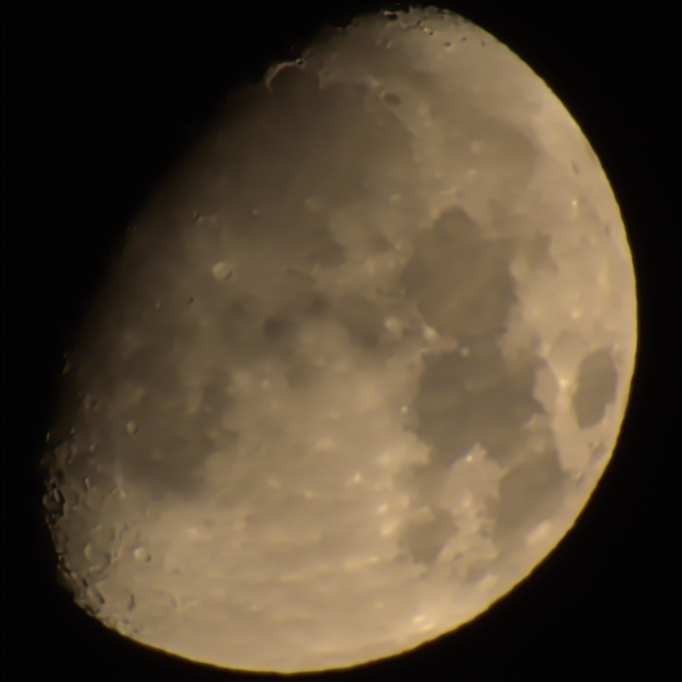
#> input picture debug_images/denoised_image_1.0_0.0135.png, 1364 x 1364 px (shown at 1/2 size)
$ python -i multiprocess.py   (imports and definitions only)
#> lines starting #> are read from the running program, lines starting #| are printed output that depends on the picture
from os import cpu_count
import cv2
import numpy as np
from const import *
from debug import progress
from multiprocessing import Pool
import time

# ORB algorithm with CUDA
def orb_cuda(image, nfeatures=500):
    # Convert the image to grayscale
    gray = cv2.cvtColor(image, cv2.COLOR_BGR2GRAY)
    # Upload the image to the GPU
    gpu_image = cv2.cuda_GpuMat()
    gpu_image.upload(gray)
    # Initialize the ORB detector
    orb = cv2.cuda_ORB.create(nfeatures=nfeatures)
    # Detect key points and descriptors
    kp, des = orb.detectAndCompute(gpu_image, None)
    # Download descriptors from GPU to CPU
    des = des.download()
    # Convert keypoints to CPU format
    kp = [cv2.KeyPoint(x.pt[0], x.pt[1], x.size, x.angle, x.response, x.octave, x.class_id) for x in kp]
    return kp, des

# SURF algorithm with CUDA
# [62 lines left out: functions surf_cuda, sift_cuda, align_image, not called in this run]


def align_images_multiprocess(images, algo='orb', nfeatures=500):
    ref_image = images[0]

    if algo == 'orb':
        ref_kp, ref_des = orb_cuda(ref_image, nfeatures)
    elif algo == 'sift':
        ref_kp, ref_des = sift_cuda(ref_image, nfeatures)
    elif algo == 'surf':
        ref_kp, ref_des = surf_cuda(ref_image)

    ref_kp_coords = [kp.pt for kp in ref_kp]

    n_cpu = cpu_count()
    print(f'Using {n_cpu} cores')

    start_time = time.time()
    aligned_images = [ref_image]

    with Pool(n_cpu) as pool:
        aligned_images += pool.starmap(align_image, [(image, ref_kp_coords, ref_des, ref_image, algo, i, len(images), nfeatures) for i, image in enumerate(images[1:])])

    end_time = time.time()

    print(f'Multiprocessing alignment took {end_time - start_time:.2f} seconds')
    return aligned_images

>>> import cv2
>>> picture = cv2.imread('../debug_images/denoised_image_1.0_0.0135.png', cv2.IMREAD_GRAYSCALE)
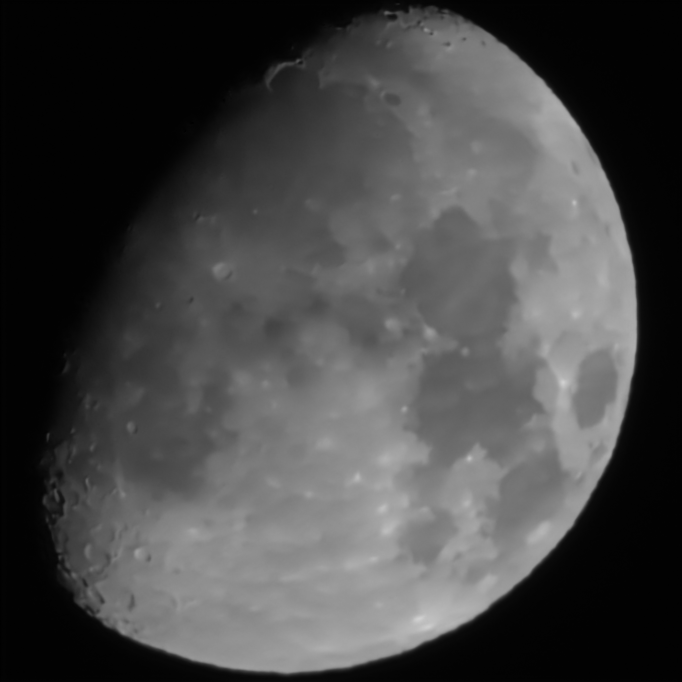
#> picture: shape (1364, 1364) (shown at 1/2 size); min 0, max 210, mean 70.1
>>> result = align_images_multiprocess(picture)
#> in align_images_multiprocess, `ref_image = images[0]`: ref_image = 1364 values, max 8 at index 801, min 0 at index 0, mean 2.45
#> (the run stopped early here; a loop or call above may not have finished)
